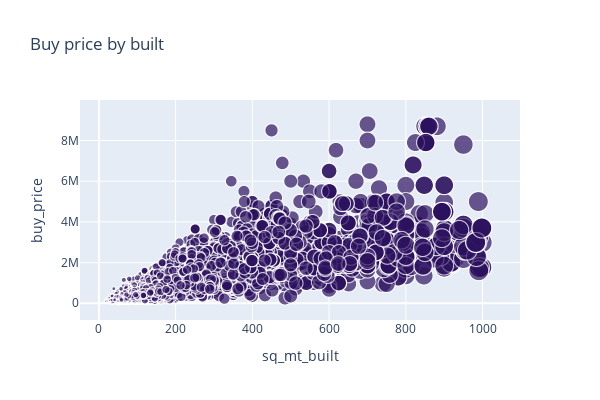

The code cell stored with this chart in its notebook:
### Code cell
# the chart explain the good relation between teh buy price and the sq_mt_built
fig1= px.scatter(df, x= 'sq_mt_built', y= 'buy_price', 
                 size= 'sq_mt_built', title= 'Buy price by built', 
                 color_discrete_sequence=dark_colors)
fig1.update_layout(width= 600, height= 400)
fig1.show()

### Figure 1 — Plotly figure (JSON) as saved in the notebook; plotly's stock layout.template omitted (floating-point values rounded to 4 significant figures; data arrays with more than 128 entries replaced by an {"elided": "..."} marker saying what was removed)
{"data": [{"hovertemplate": "sq_mt_built=%{marker.size}<br>buy_price=%{y}<extra></extra>", "legendgroup": "", "marker": {"color": "#2c115f", "size": {"elided": "21171 float values"}, "sizemode": "area", "sizeref": 2.498, "symbol": "circle"}, "mode": "markers", "name": "", "showlegend": false, "type": "scattergl", "x": {"elided": "21171 float values"}, "xaxis": "x", "y": {"elided": "21171 int values"}, "yaxis": "y"}], "layout": {"height": 400, "legend": {"itemsizing": "constant", "tracegroupgap": 0}, "title": {"text": "Buy price by built"}, "width": 600, "xaxis": {"anchor": "y", "domain": [0, 1], "title": {"text": "sq_mt_built"}}, "yaxis": {"anchor": "x", "domain": [0, 1], "title": {"text": "buy_price"}}}}
